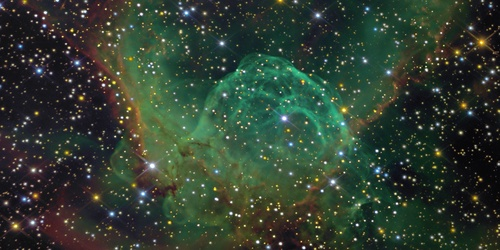
#> input picture Opencv/NightSky.jpg, 500 x 250 px
$ python Lesson2.py
#> lines starting #> are read from the running program, lines starting #| are printed output that depends on the picture
import cv2

Night=cv2.imread("NightSky.jpg",cv2.IMREAD_COLOR)
#> Night is the input picture: shape (250, 500, 3); mean B, G, R 49.4, 62.5, 48.9

Ruin=cv2.imread("Ruins.jpg",cv2.IMREAD_COLOR)
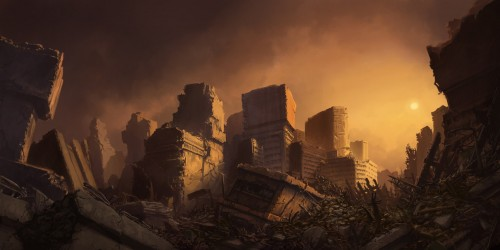
#> input picture Opencv/Ruins.jpg, 500 x 250 px
#> Ruin is the input picture: shape (250, 500, 3); mean B, G, R 34.8, 52.4, 81
cv2.imshow("Ruins",Ruin)
cv2.imshow("Night",Night)
blend=cv2.addWeighted(Night,0.2,Ruin,0.8,1)
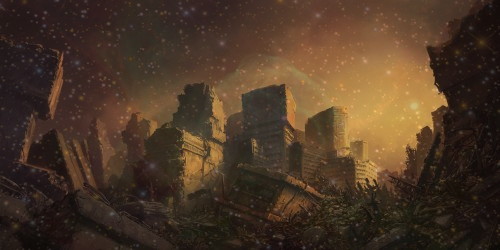
#> blend: shape (250, 500, 3); mean B, G, R 38.8, 55.4, 75.5

cv2.imshow("blendedimage",blend)
cv2.waitKey(0)
cv2.destroyAllWindows()
